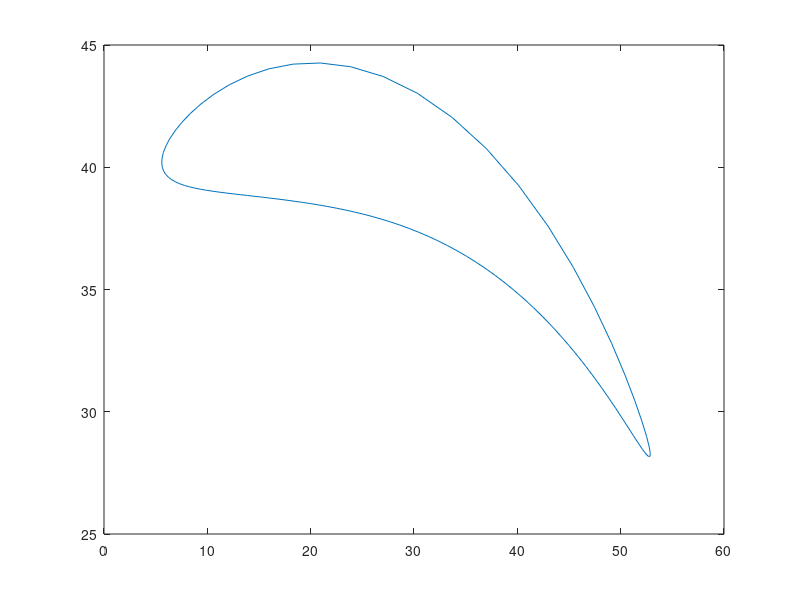
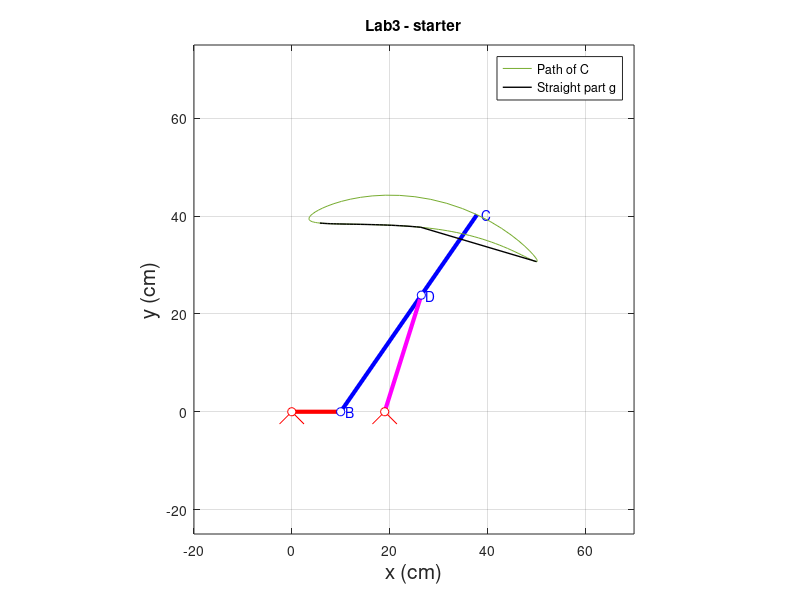
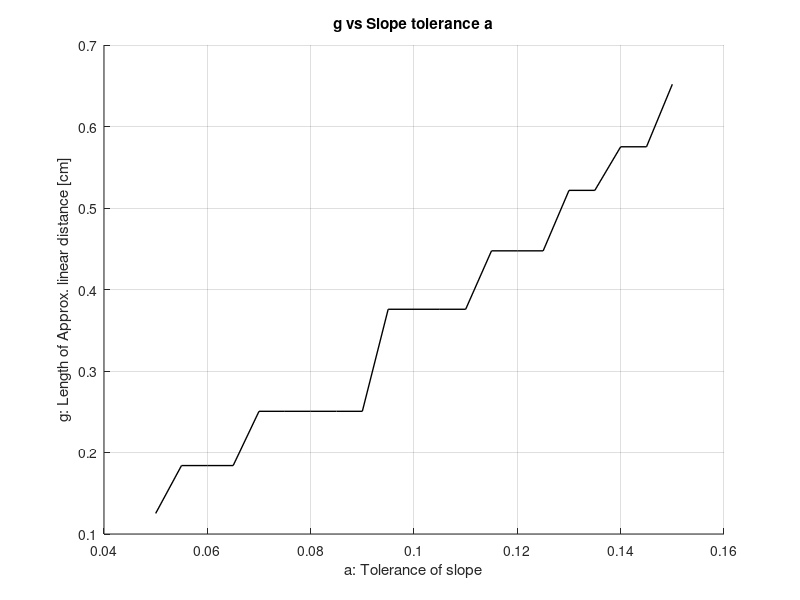

These figures' MATLAB source, in order:
%%% MIE301 Lab 3: Optimizing mechanisms
%% part a
close all; % closes all figures
clear all; % clears all variables from memory
clc;       % clears all calculations from the Matlab workspace

% Plot Parameters: these will be used to set the axis limits on the figure
xmin= -20; % leftmost window edge
xmax= 70;  % rightmost window edge
ymin= -25; % bottom window edge
ymax= 75;  % top window edge

% Link Parameters
increments = 100; % number of theta2 configuration steps to calculate along mechanism rotation %%%% YOU MAY WANT TO CHANGE THIS

max_rotation_theta2 = 360 *pi/180; % rotation limit of theta2, radians
theta2 = linspace(0,max_rotation_theta2,increments); % link 2 rotation into 'increments' number of angles

r1 = 19;          % link 1 length, cm
r2 = 10;          % link 2 length, cm
%r3 = 25;          % link 3 length, cm
r4 = 25;          % link 4 length, cm
re = 20;          % extension length, cm
a = 0.1 ;         % path slope tolerance 
% Rotation time
theta2_dot = 60;                        % rotation rate, rpm
t_rev = 60/theta2_dot;                  % rotation time limit, seconds
time = linspace(0,t_rev,increments);    % link 2 rotation into 'increments' number of times

% set up figure
figure(1);                         %create new figure
set(1,'WindowStyle','Docked')      %dock the figure
% 4-bar mechanism geometric constants: See textbook section 4.3.3 for derivation. (Eq. 4.3-54)

% Hint: add a for-loop here to calculate mechanism motion and plot iterate over r3
% recommended range for r3 20:0.5:30

G = []';
r3 = 20:0.5:30;
for x=1:length(r3)
    h1 = r1/r2;
    h2 = r1/r3(x);
    h3 = r1/r4;
    h4 =(-r1^2-r2^2-(r3(x))^2+r4^2)/(2*r2*r3(x));
    h5 =(r1^2+r2^2-(r3(x))^2+r4^2)/(2*r2*r4);
        for i=1:increments                        % step through motion of the mechanism
            hold off;
    
            %  geometric calculations (book eq. 4.3-56 to 4.3-62):
            d = -h1 +(1-h3)*cos(theta2(i)) +h5;
            b = -2*sin(theta2(i));
            e = h1 -(1+h3)*cos(theta2(i)) +h5;
            a_a = -h1 +(1+h2)*cos(theta2(i)) +h4;
            c = h1 -(1-h2)*cos(theta2(i)) +h4;
    
            theta3_1(i) = 2*atan(((-b-(b^2-4*a_a*c)^0.5)/(2*a_a))); %calculate angle of link 3 (eq. 4.3-64)
            theta4_1(i) = 2*atan(((-b-(b^2-4*d*e)^0.5)/(2*d)));          
    
            % Link Coordinates calculations:   
            Ax(i) = 0;                                      % pivot point of link 2 position
            Ay(i) = 0;                                      % pivot point of link 2 position
            Bx(i) = r2*cos( theta2(i) );                    % point B position
            By(i) = r2*sin( theta2(i) );                    % point B position
            Cx(i,1) = Bx(i) + (r3(x)+re )*cos( theta3_1(i) );             % point C position. We're going to store these for each extension value (indexed by j)
            Cy(i,1) = By(i) + (r3(x)+re )*sin( theta3_1(i) );             % point C position
            Dx(i) = r1 + r4*cos( theta4_1(i) );             % point D position
            Dy(i) = r4*sin( theta4_1(i) );                  % point D position        
            
            if (false) % put true here to draw the mechanism each time, false to skip drawing that for increased simulation speed
                plot( [Ax(i) Bx(i)], [Ay(i), By(i)],'Color','r','LineWidth',3 ); % draw link2
                hold on;            
                plot( [Bx(i), Dx(i)], [ By(i), Dy(i)],'Color','b','LineWidth',3 ); % draw link3
                plot( [Dx(i), Cx(i,1)], [ Dy(i), Cy(i,1)],'Color','b','LineWidth',3 ); % draw link3 extension to point C
                plot( [r1, Dx(i)], [ 0, Dy(i)],'Color','m','LineWidth',3 ); % draw link4
                
                % Draw Base Pivots:
                recsz = 2.5;                                        % size of drawn base pivot
                plot([0,recsz],[0,-recsz],'r');                     % draw base pivot for link2
                plot([0,-recsz],[0,-recsz],'r');                    % draw base pivot for link2
                plot(0,0,'ro','MarkerFaceColor','w');               % draw a small circle at the base pivot point
                plot(Bx(i), By(i), 'bo','MarkerFaceColor','w');     % draw a small circle at B
                text(Bx(i)+0.9, By(i), 'B','color','b');            % label point B
    
                plot([r1,r1+recsz],[0,-recsz],'r');                 % draw base pivot for link4
                plot([r1,r1-recsz],[0,-recsz],'r');                 % draw base pivot for link4
                plot(r1,0,'ro','MarkerFaceColor','w');              % draw a small circle at the base pivot point
                plot(Dx(i), Dy(i), 'bo','MarkerFaceColor','w');     % draw a small circle at D
                text(Dx(i)+0.9, Dy(i), 'D','color','b');            % label point D
                text(Cx(i,1)+0.9, Cy(i,1), 'C','color','b');        % label point C
                
                xlabel('x (cm)', 'fontsize', 15);   % axis label
                ylabel('y (cm)', 'fontsize', 15);   % axil label 
                title('Lab3 - starter');            % add a title to the figure
                axis equal;                         % make sure the figure is not stretched
                grid on;
                axis( [xmin xmax ymin ymax] );      % figure axis limits            
            end
            %pause(0.1);                            % wait to proceed to next configuration, seconds
        end        
         %pause(.01); %pause after drawing the current and previous paths, seconds
    
    
    
    % compute slope on point c path
    for i=1:1:length(Cx)
        if i==1
        s(i)=(Cy(2)-Cy(end))/(Cx(2)-Cx(end));
        elseif i==length(Cx)
        s(i)=(Cy(1)-Cy(end-1))/(Cx(1)-Cx(end-1));
        else
        s(i)=(Cy(i+1)-Cy(i-1))/(Cx(i+1)-Cx(i-1));
        end
    end
    % get the very left and right points on point c path
    index_left=find(Cx==max(Cx));
    index_right=find(Cx==min(Cx));
    
    k = find(abs(s) < a); % find the poins with slope smaller than a
    k_bottom=k(k<index_right & k>index_left);% select the points at the bottom of the path
    
    % compute length of straight portion
    
    g=0;
    k_start=k_bottom(1);
    k_end=k_bottom(end);
    for j=k_start:1:k_end-1
        g_=((Cx(j+1)-Cx(j))^2+(Cy(j+1)-Cy(j))^2)^0.5;
        g=g+g_;
        
    end
    
    % plot the point c path
    plot(Cx,Cy)

    G = [G; g];
end
%%%%%%%%%%%%%%%%%%%%%%%%%%%%%%%%%%%%%%%%%%%%%%%%%%%%%%%%%%%%%%%%%%%%%%%%%%%%%%%%%%%%%%%%%%%
% todo: plot g as function r3

figure;
hold on;
grid on;
plot(r3, G',"Color",'black', 'LineWidth',1);
title('g vs Length of Link 3');
xlabel('r3: Length of Link 3 [cm]');
ylabel('g: Length of Approx. linear distance [cm]');
hold off;

[Max_g, i] = max(G)      % Maximum length of straight portion g
r3_for_max_g = r3(i)     % The length of link 3 corresponding to max g value

%k1 = r3
%k2 = G

%%%%%%%%%%%%%%%%%%%%%%%%%%%%%%%%%%%%%%%%%%%%%%%%%%%%%%%%%%%%%%%%%%%%%%%%%%%%%%%%%%%%%%%%%%
%% part b - Plot the optimized trace; with the straight line portion precisely marked. 
% Include the optimized mechanism links. 
% first find the max g and its corresponding r3

h1 = r1/r2;
h2 = r1/r3_for_max_g;
h3 = r1/r4;
h4 =(-r1^2-r2^2-r3_for_max_g^2+r4^2)/(2*r2*r3_for_max_g);
h5 =(r1^2+r2^2-r3_for_max_g^2+r4^2)/(2*r2*r4);
    for i=1:increments                        % step through motion of the mechanism
        hold off;

        %  geometric calculations (book eq. 4.3-56 to 4.3-62):
        d = -h1 +(1-h3)*cos(theta2(i)) +h5;
        b = -2*sin(theta2(i));
        e = h1 -(1+h3)*cos(theta2(i)) +h5;
        a_a = -h1 +(1+h2)*cos(theta2(i)) +h4;
        c = h1 -(1-h2)*cos(theta2(i)) +h4;

        theta3_1(i) = 2*atan(((-b-(b^2-4*a_a*c)^0.5)/(2*a_a))); %calculate angle of link 3 (eq. 4.3-64)
        theta4_1(i) = 2*atan(((-b-(b^2-4*d*e)^0.5)/(2*d)));          

        % Link Coordinates calculations:   
        Ax(i) = 0;                                      % pivot point of link 2 position
        Ay(i) = 0;                                      % pivot point of link 2 position
        Bx(i) = r2*cos( theta2(i) );                    % point B position
        By(i) = r2*sin( theta2(i) );                    % point B position
        Cx(i,1) = Bx(i) + (r3_for_max_g+re )*cos( theta3_1(i) );             % point C position. We're going to store these for each extension value (indexed by j)
        Cy(i,1) = By(i) + (r3_for_max_g+re )*sin( theta3_1(i) );             % point C position
        Dx(i) = r1 + r4*cos( theta4_1(i) );             % point D position
        Dy(i) = r4*sin( theta4_1(i) );                  % point D position        
        
        if (true) % put true here to draw the mechanism each time, false to skip drawing that for increased simulation speed
            plot( [Ax(i) Bx(i)], [Ay(i), By(i)],'Color','r','LineWidth',3, 'HandleVisibility','off' ); % draw link2
            hold on;            
            plot( [Bx(i), Dx(i)], [ By(i), Dy(i)],'Color','b','LineWidth',3, 'HandleVisibility','off' ); % draw link3
            plot( [Dx(i), Cx(i,1)], [ Dy(i), Cy(i,1)],'Color','b','LineWidth',3, 'HandleVisibility','off' ); % draw link3 extension to point C
            plot( [r1, Dx(i)], [ 0, Dy(i)],'Color','m','LineWidth',3, 'HandleVisibility','off' ); % draw link4
            
            % Draw Base Pivots:
            recsz = 2.5;                                        % size of drawn base pivot
            plot([0,recsz],[0,-recsz],'r', 'HandleVisibility','off');                     % draw base pivot for link2
            plot([0,-recsz],[0,-recsz],'r', 'HandleVisibility','off');                    % draw base pivot for link2
            plot(0,0,'ro','MarkerFaceColor','w', 'HandleVisibility','off');               % draw a small circle at the base pivot point
            plot(Bx(i), By(i), 'bo','MarkerFaceColor','w', 'HandleVisibility','off');     % draw a small circle at B
            text(Bx(i)+0.9, By(i), 'B','color','b');            % label point B

            plot([r1,r1+recsz],[0,-recsz],'r', 'HandleVisibility','off');                 % draw base pivot for link4
            plot([r1,r1-recsz],[0,-recsz],'r', 'HandleVisibility','off');                 % draw base pivot for link4
            plot(r1,0,'ro','MarkerFaceColor','w', 'HandleVisibility','off');              % draw a small circle at the base pivot point
            plot(Dx(i), Dy(i), 'bo','MarkerFaceColor','w', 'HandleVisibility','off');     % draw a small circle at D
            text(Dx(i)+0.9, Dy(i), 'D','color','b', 'HandleVisibility','off');            % label point D
            text(Cx(i,1)+0.9, Cy(i,1), 'C','color','b', 'HandleVisibility','off');        % label point C
            
            xlabel('x (cm)', 'fontsize', 15);   % axis label
            ylabel('y (cm)', 'fontsize', 15);   % axil label 
            title('Lab3 - starter');            % add a title to the figure
            axis equal;                         % make sure the figure is not stretched
            grid on;
            axis( [xmin xmax ymin ymax] );      % figure axis limits            
        end
        pause(0.01);                            % wait to proceed to next configuration, seconds
        hold on;
    end        
     %pause(.01); %pause after drawing the current and previous paths, seconds



% compute slope on point c path
for i=1:1:length(Cx)
    if i==1
    s(i)=(Cy(2)-Cy(end))/(Cx(2)-Cx(end));
    elseif i==length(Cx)
    s(i)=(Cy(1)-Cy(end-1))/(Cx(1)-Cx(end-1));
    else
    s(i)=(Cy(i+1)-Cy(i-1))/(Cx(i+1)-Cx(i-1));
    end
end
% get the very left and right points on point c path
index_left=find(Cx==max(Cx));
index_right=find(Cx==min(Cx));

k = find(abs(s) < a); % find the points with slope smaller than a
k_bottom=k(k<index_right & k>index_left);% select the points at the bottom of the path

% compute length of straight portion

g=0;                                           
k_start=k_bottom(1);
k_end=k_bottom(end);
for j=k_start:1:k_end-1
    g_=((Cx(j+1)-Cx(j))^2+(Cy(j+1)-Cy(j))^2)^0.5;
    g=g+g_;
end

plot(Cx, Cy)

hold on 
Cx_g = [];
Cy_g = [];
% plot the point c path, with the straight portion coloured differently
% Use k_bottom indices to get Cy values
for i=k_bottom
    Cx_g = [Cx_g; Cx(i)];
    Cy_g = [Cy_g; Cy(i)];
end
plot(Cx_g, Cy_g, 'LineWidth', 1, 'color', 'black')
legend('Path of C', 'Straight part g')


%% part c - Input link angle?
%%%%%%%%%%%%%%%%%%%%%%%%%%%%%%%%%%%%%%%%%%%%%%%%%%%%%%%%%%%%%%%%%%%%%%%%%%%%%%%%%%%%%%%%%%
min_angle = 0;
max_angle = 0;
Cx_copy = [];
Cx_at_min_theta2 = Cx_g(1);
Cx_at_max_theta2 = Cx_g(end);

% Step through the possible theta2 values, calculate Cx and find which
% theta2 values give the endpoints of the straight path

for i=1:length(theta2)
    h1 = r1/r2;
    h2 = r1/r3_for_max_g;
    h3 = r1/r4;
    h4 =(-r1^2-r2^2-r3_for_max_g^2+r4^2)/(2*r2*r3_for_max_g);
    h5 =(r1^2+r2^2-r3_for_max_g^2+r4^2)/(2*r2*r4);

    d = -h1 +(1-h3)*cos(theta2(i)) +h5;
    b = -2*sin(theta2(i));
    e = h1 -(1+h3)*cos(theta2(i)) +h5;
    a_a = -h1 +(1+h2)*cos(theta2(i)) +h4;
    c = h1 -(1-h2)*cos(theta2(i)) +h4;

    theta3_1(i) = 2*atan(((-b-(b^2-4*a_a*c)^0.5)/(2*a_a)));

    Bx(i) = r2*cos( theta2(i) );             
    Cx_copy(i) = Bx(i) + (r3_for_max_g+re )*cos( theta3_1(i) );
    if Cx_copy(i) == Cx_at_min_theta2
        min_angle = theta2(i)*180/pi
    elseif Cx_copy(i) == Cx_at_max_theta2
        max_angle = theta2(i)*180/pi
    end

end
    
%%% The Rightmost point of the staight portion of the path has angle
%%% min_angle = 43.6 degrees and max_angle = 258.2 degrees for increments =
%%% 100

%%%%%%%%%%%%%%%%%%%%%%%%%%%%%%%%%%%%%%%%%%%%%%%%%%%%%%%%%%%%%%%%%%%%%%%%%%%%%%%%%%%%%%%%%%%%%%%%%%%%%%%%
%% part d - Max and min speed and acceleration of the trace of point C through the straight portion? 
% Hint: distance between C(i+1) and C(i-1) devided by 2 delta_t can give
% you an approximation of speed at point C(i)
% acceleration = change in speed/change in time

speed = [];
accel = [];
dt = time(2);                                % Time units are all the same length, defined above
for i=2:length(Cx_g)-1
    speed_value = abs(Cx_g(i+1) - Cx_g(i-1))/(2*dt);
    speed = [speed; speed_value];
end

for i=2:length(speed)-1
    accel_value = abs(speed(i+1) - speed(i-1))/(2*dt);
    accel = [accel; accel_value];
end

% Find the maximum and minimum values
maximum_speed_straight_path = max(speed)
min_speed_straight_path = min(speed)

maximum_accel_straight_path = max(accel)
min_accel_for_straight_path = min(accel)
%%%%%%%%%%%%%%%%%%%%%%%%%%%%%%%%%%%%%%%%%%%%%%%%%%%%%%%%%%%%%%%%%%%%%%%%%%%%%%%%%%%%%%%%%%%%%%%%%%%%%%%%%
%% part e - How does the tolerance (a) affect your optimized path length? 

% Hint: Similar to part a, but add an outer loop and iterate over a instead of r3

increments = 500; % number of theta2 configuration steps to calculate along mechanism rotation %%%% YOU MAY WANT TO CHANGE THIS

max_rotation_theta2 = 360 *pi/180; % rotation limit of theta2, radians
theta2 = linspace(0,max_rotation_theta2,increments); % link 2 rotation into 'increments' number of angles

r1 = 19;          % link 1 length, cm
r2 = 10;          % link 2 length, cm
r3 = 22;          % link 3 length, cm
r4 = 25;          % link 4 length, cm
re=20;            % extension length, cm
%a = 0.1 ;         % path slope tolerance 
% Rotation time
theta2_dot = 60;                        % rotation rate, rpm
t_rev = 60/theta2_dot;                  % rotation time limit, seconds
time = linspace(0,t_rev,increments);    % link 2 rotation into 'increments' number of times

% set up figure
figure(1);                         %create new figure
set(1,'WindowStyle','Docked')      %dock the figure

G_2 = [];
a = 0.05:0.005:0.15;
for k = 1:length(a)
    h1 = r1/r2;
    h2 = r1/r3;
    h3 = r1/r4;
    h4 =(-r1^2-r2^2-r3^2+r4^2)/(2*r2*r3);
    h5 =(r1^2+r2^2-r3^2+r4^2)/(2*r2*r4);
        for i=1:increments                        % step through motion of the mechanism
            hold off;
    
            %  geometric calculations (book eq. 4.3-56 to 4.3-62):
            d = -h1 +(1-h3)*cos(theta2(i)) +h5;
            b = -2*sin(theta2(i));
            e = h1 -(1+h3)*cos(theta2(i)) +h5;
            a_a = -h1 +(1+h2)*cos(theta2(i)) +h4;
            c = h1 -(1-h2)*cos(theta2(i)) +h4;
    
            theta3_1(i) = 2*atan(((-b-(b^2-4*a_a*c)^0.5)/(2*a_a))); %calculate angle of link 3 (eq. 4.3-64)
            theta4_1(i) = 2*atan(((-b-(b^2-4*d*e)^0.5)/(2*d)));          
    
            % Link Coordinates calculations:   
            Ax(i) = 0;                                      % pivot point of link 2 position
            Ay(i) = 0;                                      % pivot point of link 2 position
            Bx(i) = r2*cos( theta2(i) );                    % point B position
            By(i) = r2*sin( theta2(i) );                    % point B position
            Cx(i,1) = Bx(i) + (r3+re )*cos( theta3_1(i) );             % point C position. We're going to store these for each extension value (indexed by j)
            Cy(i,1) = By(i) + (r3+re )*sin( theta3_1(i) );             % point C position
            Dx(i) = r1 + r4*cos( theta4_1(i) );             % point D position
            Dy(i) = r4*sin( theta4_1(i) );                  % point D position        
            
            if (false) % put true here to draw the mechanism each time, false to skip drawing that for increased simulation speed
                plot( [Ax(i) Bx(i)], [Ay(i), By(i)],'Color','r','LineWidth',3 ); % draw link2
                hold on;            
                plot( [Bx(i), Dx(i)], [ By(i), Dy(i)],'Color','b','LineWidth',3 ); % draw link3
                plot( [Dx(i), Cx(i,1)], [ Dy(i), Cy(i,1)],'Color','b','LineWidth',3 ); % draw link3 extension to point C
                plot( [r1, Dx(i)], [ 0, Dy(i)],'Color','m','LineWidth',3 ); % draw link4
                
                % Draw Base Pivots:
                recsz = 2.5;                                        % size of drawn base pivot
                plot([0,recsz],[0,-recsz],'r');                     % draw base pivot for link2
                plot([0,-recsz],[0,-recsz],'r');                    % draw base pivot for link2
                plot(0,0,'ro','MarkerFaceColor','w');               % draw a small circle at the base pivot point
                plot(Bx(i), By(i), 'bo','MarkerFaceColor','w');     % draw a small circle at B
                text(Bx(i)+0.9, By(i), 'B','color','b');            % label point B
    
                plot([r1,r1+recsz],[0,-recsz],'r');                 % draw base pivot for link4
                plot([r1,r1-recsz],[0,-recsz],'r');                 % draw base pivot for link4
                plot(r1,0,'ro','MarkerFaceColor','w');              % draw a small circle at the base pivot point
                plot(Dx(i), Dy(i), 'bo','MarkerFaceColor','w');     % draw a small circle at D
                text(Dx(i)+0.9, Dy(i), 'D','color','b');            % label point D
                text(Cx(i,1)+0.9, Cy(i,1), 'C','color','b');        % label point C
                
                xlabel('x (cm)', 'fontsize', 15);   % axis label
                ylabel('y (cm)', 'fontsize', 15);   % axil label 
                title('Lab3 - starter');            % add a title to the figure
                axis equal;                         % make sure the figure is not stretched
                grid on;
                axis( [xmin xmax ymin ymax] );      % figure axis limits            
            end
            %pause(0.1);                            % wait to proceed to next configuration, seconds
        end        
         %pause(.01); %pause after drawing the current and previous paths, seconds
    
    
    
    % compute slope on point c path
    for i=1:1:length(Cx)
        if i==1
        s(i)=(Cy(2)-Cy(end))/(Cx(2)-Cx(end));
        elseif i==length(Cx)
        s(i)=(Cy(1)-Cy(end-1))/(Cx(1)-Cx(end-1));
        else
        s(i)=(Cy(i+1)-Cy(i-1))/(Cx(i+1)-Cx(i-1));
        end
    end
    % get the very left and right points on point c path
    index_left=find(Cx==max(Cx));
    index_right=find(Cx==min(Cx));
    
    k = find(abs(s) < a(k)); % find the poins with slope smaller than a
    k_bottom=k(k<index_right & k>index_left);% select the points at the bottom of the path
    
    % compute length of straight portion
    
    g=0;
    if isempty(k_bottom)
        g=0
    else
        k_start=k_bottom(1);
        k_end=k_bottom(end);
        for j=k_start:1:k_end-1
            g_=((Cx(j+1)-Cx(j))^2+(Cy(j+1)-Cy(j))^2)^0.5;
            g=g+g_;
        end
    end
       
    G_2 = [G_2; g];
    
end

% Plotting the length g against tolerance a

figure;
hold on;
grid on;
plot(a, G_2',"Color",'black', 'LineWidth',1);
title('g vs Slope tolerance a');
xlabel('a: Tolerance of slope');
ylabel('g: Length of Approx. linear distance [cm]');
hold off;